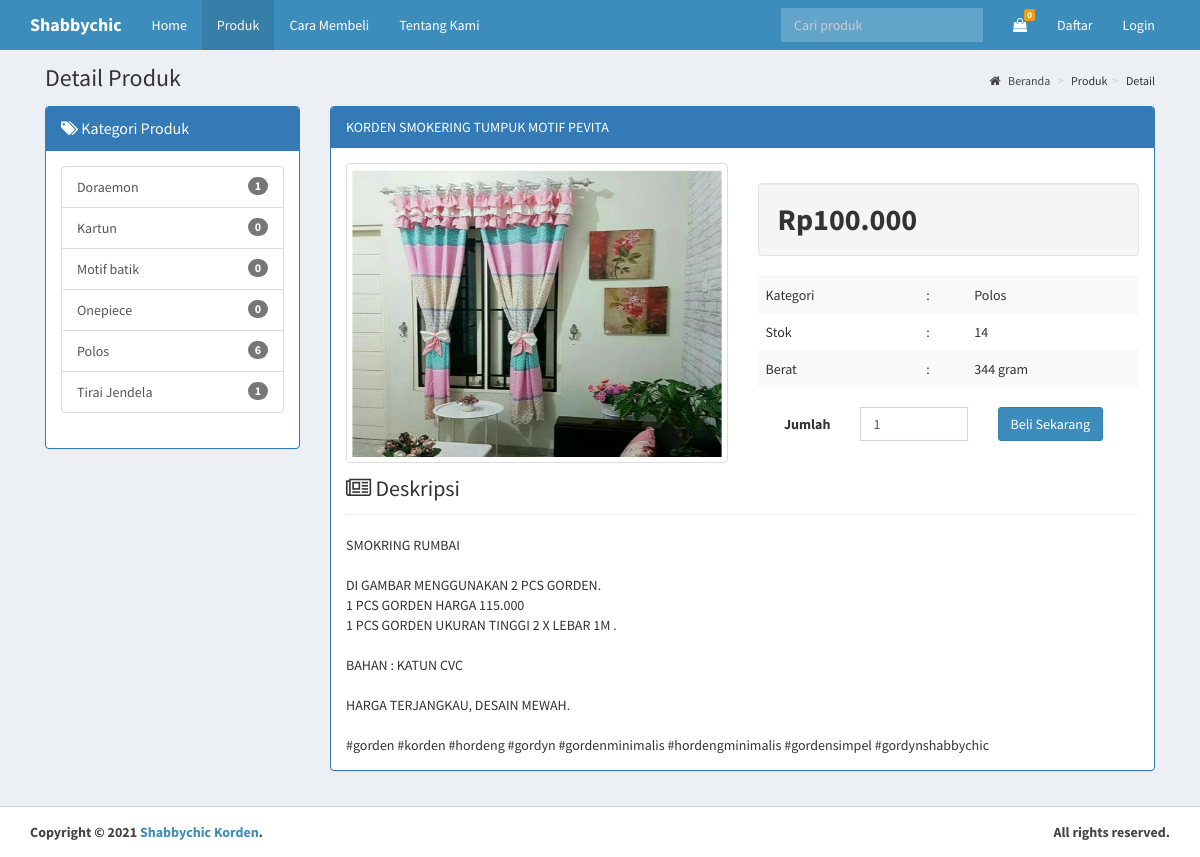
Screenshot of /produk/detail?idproduk=5 with the database file from the repository.
### tables this page shows
CREATE TABLE `tb_kategori` (
  `idkategori` int(11) NOT NULL,
  `nama_kategori` varchar(100) NOT NULL,
  `keterangan` text,
  `created_at` timestamp NOT NULL DEFAULT CURRENT_TIMESTAMP
);

CREATE TABLE `tb_produk` (
  `idproduk` int(11) NOT NULL,
  `idkategori` int(11) NOT NULL,
  `namaproduk` varchar(255) NOT NULL,
  `berat` int(11) NOT NULL,
  `gambar` varchar(100) DEFAULT NULL,
  `stok` int(11) NOT NULL,
  `harga` int(11) NOT NULL,
  `deskripsi` text NOT NULL,
  `dijual` enum('ya','tidak') NOT NULL,
  `created_at` timestamp NOT NULL DEFAULT CURRENT_TIMESTAMP
);

### application/controllers/Produk.php (called while the page is built, shortened)
<?php if ( ! defined('BASEPATH')) exit('No direct script access allowed');
class Produk extends CI_Controller {
    public function detail()
    {
        if ($this->input->get('idproduk', TRUE)) {
            $idproduk = $this->input->get('idproduk', TRUE);
            $syarat = "idproduk='{$idproduk}'";
            $data["produk"] = $this->M_produk->ambil_satu($syarat);
            $data["kategori"]   = $this->M_kategori->getOrderNama();
            $data["title"]      = "Detail Produk";
            $data["konten"]     = "user/produk/view-produk-detail";
            $data["breadcrumb"] = array("Produk","Detail");
            $this->load->view('user/index', $data);
        }
    }
}

### index.php (called while the page is built, shortened)
<?php
require_once BASEPATH.'core/CodeIgniter.php';

### application/models/M_kategori.php (called while the page is built, shortened)
<?php if ( ! defined('BASEPATH')) exit('No direct script access allowed');
class M_kategori extends CI_Model {
	public $table = "tb_kategori";
	public function getOrderNama()
	{
		$this->db->order_by('nama_kategori', 'asc');
		return $this->db->get($this->table)->result();
	}
	public function ambil_satu($syarat)
	{
		$this->db->where($syarat);
		return $this->db->get($this->table)->row();
	}
}

### application/models/M_produk.php (called while the page is built, shortened)
<?php if ( ! defined('BASEPATH')) exit('No direct script access allowed');
class M_produk extends CI_Model {
	public $table = "tb_produk";
	public function ambil_satu($syarat)
	{
		$this->db->where($syarat);
		return $this->db->get($this->table)->row();
	}
}

### application/views/user/produk/view-produk-kategori-left.php (the view)
<div class="panel panel-primary">
  <div class="panel-heading ">
    <div class="panel-title"><i class="fa fa-tags"></i> Kategori Produk</div>
  </div>
  <div class="panel-body">
    <div class="list-group">
      <?php foreach ($kategori as $row):
        $active = (isset($_GET['idkat']) AND $this->input->get('idkat') == $row->idkategori) ? "active" :" ";
        $jumlah_produk = $this->db->query("SELECT * FROM tb_produk WHERE idkategori='{$row->idkategori}'")->num_rows();
        ?>
        <a href="<?php echo site_url() ?>produk/kategori?idkat=<?php echo $row->idkategori ?>" class="list-group-item <?php echo $active ?>"><?php echo $row->nama_kategori ?> <span class="badge"><?php echo $jumlah_produk ?></span></a>
      <?php endforeach ?>
    </div>
  </div>
</div>

### application/views/user/produk/view-produk-detail.php (shortened to what this page needs)
<div class="row">
	<div class="col-sm-3">
	    <?php $this->load->view('user/produk/view-produk-kategori-left'); ?>
	</div>
	<div class="col-sm-9">
		<div class="panel panel-primary">
			<div class="panel-heading"><?php echo $produk->namaproduk ?></div>
			<div class="panel-body">
				<div class="row">
					<div class="col-sm-6">
						<img src="<?php  echo base_url() ?>uploads/produk/<?php echo $produk->gambar ?>" class="img-responsive img-thumbnail" style="width:100%;height: 300px" data-action="zoom">
					</div>
					<div class="col-sm-6">
						<h2 class="well"><b>Rp<?php echo number_format($produk->harga,0,'.','.') ?></b></h2>
						<table class="table table-hover table-striped">
							<tr>
								<td>Kategori</td>
								<td>:</td>
								<td>
									<?php
									$syarat = "idkategori = {$produk->idkategori}";
									$kategori = $this->M_kategori->ambil_satu($syarat);
									echo $kategori->nama_kategori;
									?>
								</td>
							</tr>
							<tr>
								<td>Stok</td>
								<td>:</td>
								<td><?php echo $produk->stok ?></td>
							</tr>
							<tr>
								<td>Berat</td>
								<td>:</td>
								<td><?php echo $produk->berat ?> gram</td>
							</tr>
						</table>
						<form class="form-horizontal" action="<?php echo site_url() ?>cart/tambah">
							<div class="form-group">
								<label class="control-label col-sm-3">Jumlah</label>
								<div class="col-sm-4">
								  <input type="number" name="qty" class="form-control" value="1" required="" max="<?php echo $produk->stok ?>">
								</div>
								<div class="col-sm-5">
								  <button type="submit" class="btn btn-primary">Beli Sekarang</button>
								</div>
							</div>
						</form>
					</div>
					<div class="col-sm-12">
						<div class="page-header"><i class="fa fa-newspaper-o"></i> Deskripsi</div>
						<?php echo nl2br($produk->deskripsi) ?>
					</div>
				</div>
			</div>
		</div>
	</div>
</div>

### rows the page displays
tb_kategori: nama_kategori "Doraemon", jumlah_produk "1"
tb_kategori: nama_kategori "Kartun", jumlah_produk "0"
tb_kategori: nama_kategori "Motif batik", jumlah_produk "0"
tb_kategori: nama_kategori "Onepiece", jumlah_produk "0"
tb_kategori: nama_kategori "Polos", jumlah_produk "6"
tb_kategori: nama_kategori "Tirai Jendela", jumlah_produk "1"
tb_produk: namaproduk "KORDEN SMOKERING TUMPUK MOTIF PEVITA", gambar (picture), harga "100.000", stok "14", berat "344", deskripsi "SMOKRING RUMBAI DI GAMBAR MENGGUNAKAN 2 PCS GORDEN. 1 PCS GORDEN HARGA 115.000 1 PCS GORDEN UKURAN TINGGI 2 X LEBAR 1M . BAHAN : KATUN CVC HARGA TERJANGKAU, DESAIN MEWAH. #gorden #korden #hordeng #gordyn #gordenminimalis #hordengminimalis #gordensimpel #gordynshabbychic"

### other values shown
$title "Detail Produk"
$row "Produk"
$row "Detail"
